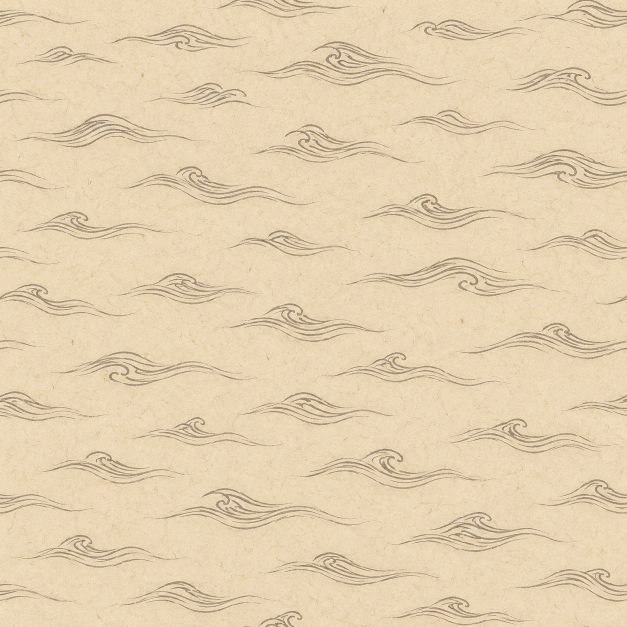
#> input picture gfx/map/chinese_paper_water/generated_waves.png, 1254 x 1254 px (shown at 1/2 size)
$ python build_chinese_paper_water.py ../gfx/map/chinese_paper_water/generated_waves.png
#> lines starting #> are read from the running program, lines starting #| are printed output that depends on the picture
"""Pack generated ink into the water-only sampler and install a matte water shader."""
from pathlib import Path
import sys,shutil,struct,json,hashlib,re
from PIL import Image,ImageOps,ImageChops,ImageFilter
R=Path(__file__).resolve().parents[1]
B=R/'tools/backups/water_before_chinese_paper'
OUT=R/'tools/water_style'
def backup(relative):
    src=R/relative;dest=B/relative;dest.parent.mkdir(parents=True,exist_ok=True)
    if not dest.exists():shutil.copy2(src,dest)
    return dest
def dds_mips(image,path):
    levels=[];im=image.convert('RGBA')
    while True:
        levels.append(im)
        if im.size==(1,1):break
        im=im.resize((max(1,im.width//2),max(1,im.height//2)),Image.Resampling.LANCZOS)
    header=[124,0x2100f,image.height,image.width,image.width*4,0,len(levels)]+[0]*11
    header += [32,0x41,0,32,0xff,0xff00,0xff0000,0xff000000,0x401008,0,0,0,0]
    assert len(header)==31
    path.write_bytes(b'DDS '+struct.pack('<31I',*header)+b''.join(im.tobytes() for im in levels))
    return len(levels)
MAIN='''
		float4 main( VS_OUTPUT_WATER Input ) : PDX_COLOR
		{
			// Chinese chart water: fixed ink on paper, not moving reflective water.
			float waterHeight = MultiSampleTexX( HeightTexture, Input.uv ) / ( 95.7f / 255.0f );
			float waterShore = saturate( ( waterHeight - 0.954f ) * 25.0f );
			float3 normal = float3( 0.0f, 1.0f, 0.0f );
			// Flat aged-paper ground. Never sample the screen-space seabed:
			// that texture carries depth shading, dents and a cold colour cast.
			float3 paperColor = float3( 0.36f, 0.33f, 0.25f );
			// Existing engine-bound water-only slot 6. RGB retains the old ice normals;
			// alpha stores our ink. No new engine texture binding is required.
			float tileSize = MAP_SIZE_X / 8.0f;
			float2 paperUV = float2( Input.pos.x, -Input.pos.z ) / tileSize;
			float ink = 1.0f - tex2D( IceDiffuse, paperUV ).a;
			float distanceFade = lerp( 1.0f, 0.20f, cam_distance( 600.0f, 1900.0f ) );
			paperColor *= 1.0f - ink * 0.28f * distanceFade;
			// Preserve visibility and night darkening as brightness only, so fog
			// cannot turn the parchment blue or purple. Apply overlays afterwards.
			float paperLuma = max( dot( paperColor, float3( 0.299f, 0.587f, 0.114f ) ), 0.001f );
			float3 fogColor = ApplyFOW( paperColor, ShadowMap, Input.vScreenCoord );
			float3 nightColor = DayNightWithBlend( fogColor, CalcGlobeNormal( Input.pos.xz ), 1.0f );
			float visibility = clamp( dot( nightColor, float3( 0.299f, 0.587f, 0.114f ) ) / paperLuma, 0.62f, 1.0f );
			float3 vOut = paperColor * visibility;
			float vBloomAlpha = 0.0f;
			gradient_border_apply( vOut, normal, Input.uv,
				GradientBorderChannel1, GradientBorderChannel2, 0.0f,
				vGBCamDistOverride_GBOutlineCutoff.zw * GB_OUTLINE_CUTOFF_SEA,
				vGBCamDistOverride_GBOutlineCutoff.xy, vBloomAlpha );
			secondary_color_mask( vOut, normal, Input.uv, ProvinceSecondaryColorMap, vBloomAlpha );
			return float4( vOut, 1.0f - waterShore );
		}
'''
def main():
    source=Path(sys.argv[1]);OUT.mkdir(parents=True,exist_ok=True)
    art=R/'gfx/map/chinese_paper_water';art.mkdir(parents=True,exist_ok=True)
    shutil.copy2(source,art/'generated_waves.png')
    original_texture=backup('map/terrain/ice_diffuse.dds')
    original_shader=backup('gfx/FX/pdxwater.shader')
    # Isolate the printed strokes from the generated paper ground. Mirror the
    # repeat in both axes to guarantee matching edge values without a hard seam.
    gray=ImageOps.grayscale(Image.open(source)).resize((512,512),Image.Resampling.LANCZOS)
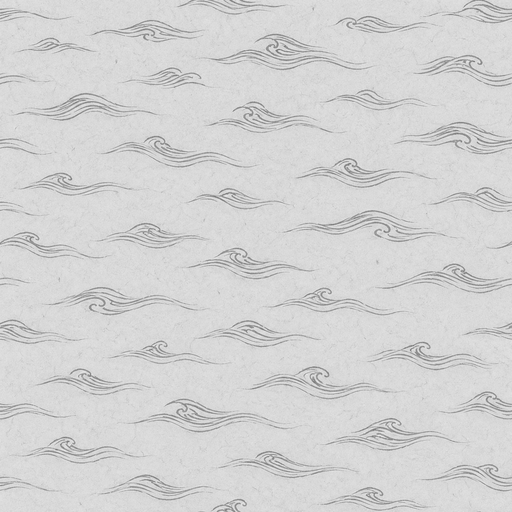
#> gray: PIL image 512x512 L; min 115, max 238, mean 211.1
    local=gray.filter(ImageFilter.GaussianBlur(8))
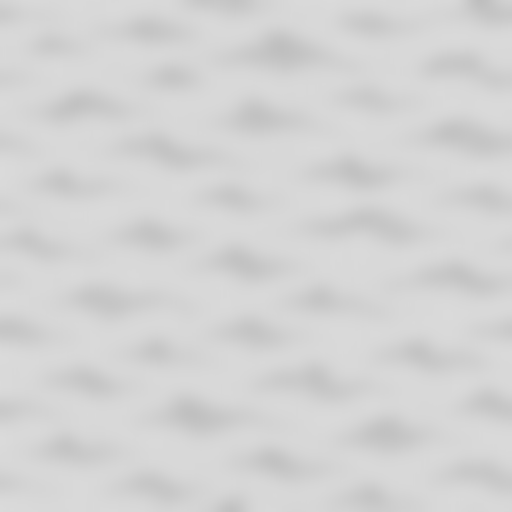
#> local: PIL image 512x512 L; min 190, max 218, mean 211.1
    ink=ImageChops.subtract(local,gray).point(lambda v:max(0,min(255,(v-3)*5)))
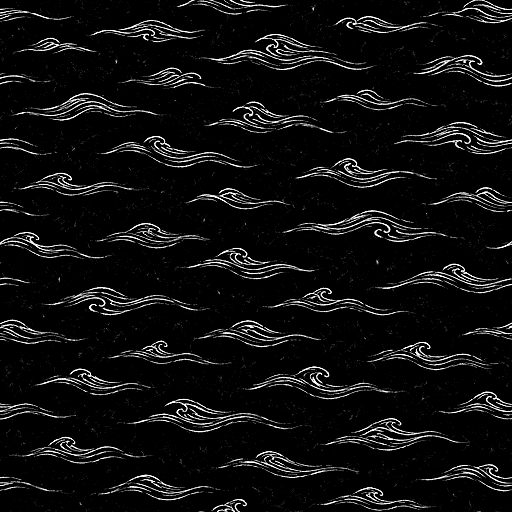
#> ink: PIL image 512x512 L; min 0, max 255, mean 15.5
    repeat=Image.new('L',(1024,1024));repeat.paste(ink,(0,0));repeat.paste(ImageOps.mirror(ink),(512,0))
#> after `repeat = Image.new('L', (1024, 1024))`: repeat: PIL image 1024x1024 L; every value is 0
#> after `repeat.paste(ImageOps.mirror(ink), (512, 0))`:
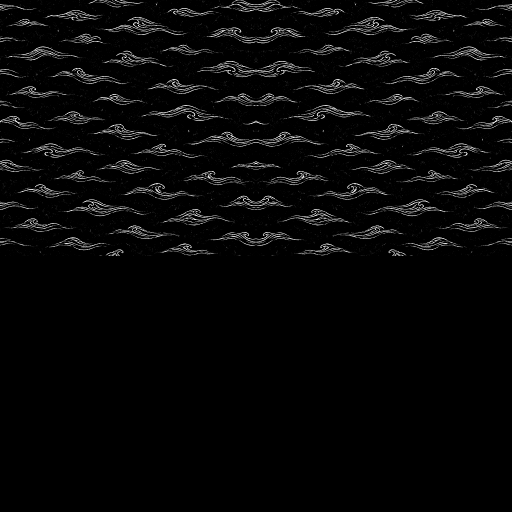
#> repeat: PIL image 1024x1024 L (shown at 1/2 size); min 0, max 255, mean 7.7
    repeat.paste(ImageOps.flip(ink),(0,512));repeat.paste(ImageOps.flip(ImageOps.mirror(ink)),(512,512))
#> after `repeat.paste(ImageOps.flip(ink), (0, 512))`:
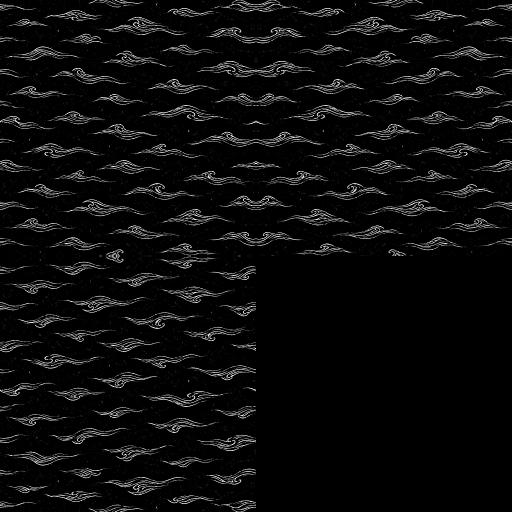
#> repeat: PIL image 1024x1024 L (shown at 1/2 size); min 0, max 255, mean 11.6
#> after `repeat.paste(ImageOps.flip(ImageOps.mirror(ink)), (512, 512))`:
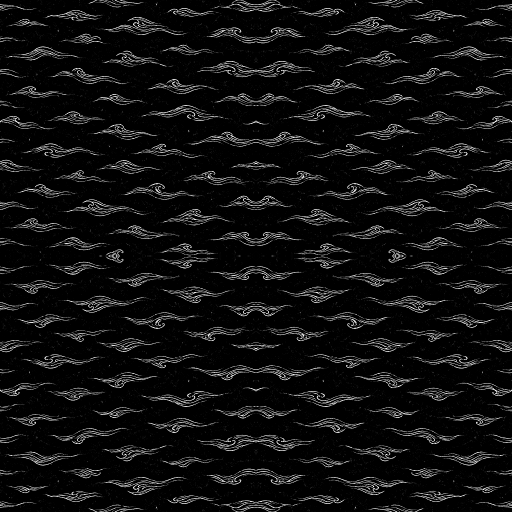
#> repeat: PIL image 1024x1024 L (shown at 1/2 size); min 0, max 255, mean 15.5
    alpha=ImageOps.invert(repeat.resize((512,512),Image.Resampling.LANCZOS))
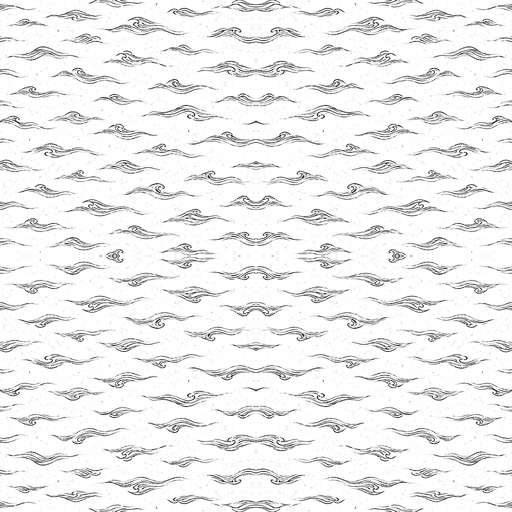
#> alpha: PIL image 512x512 L; min 0, max 255, mean 238.3
#> (the run stopped early here; a loop or call above may not have finished)
